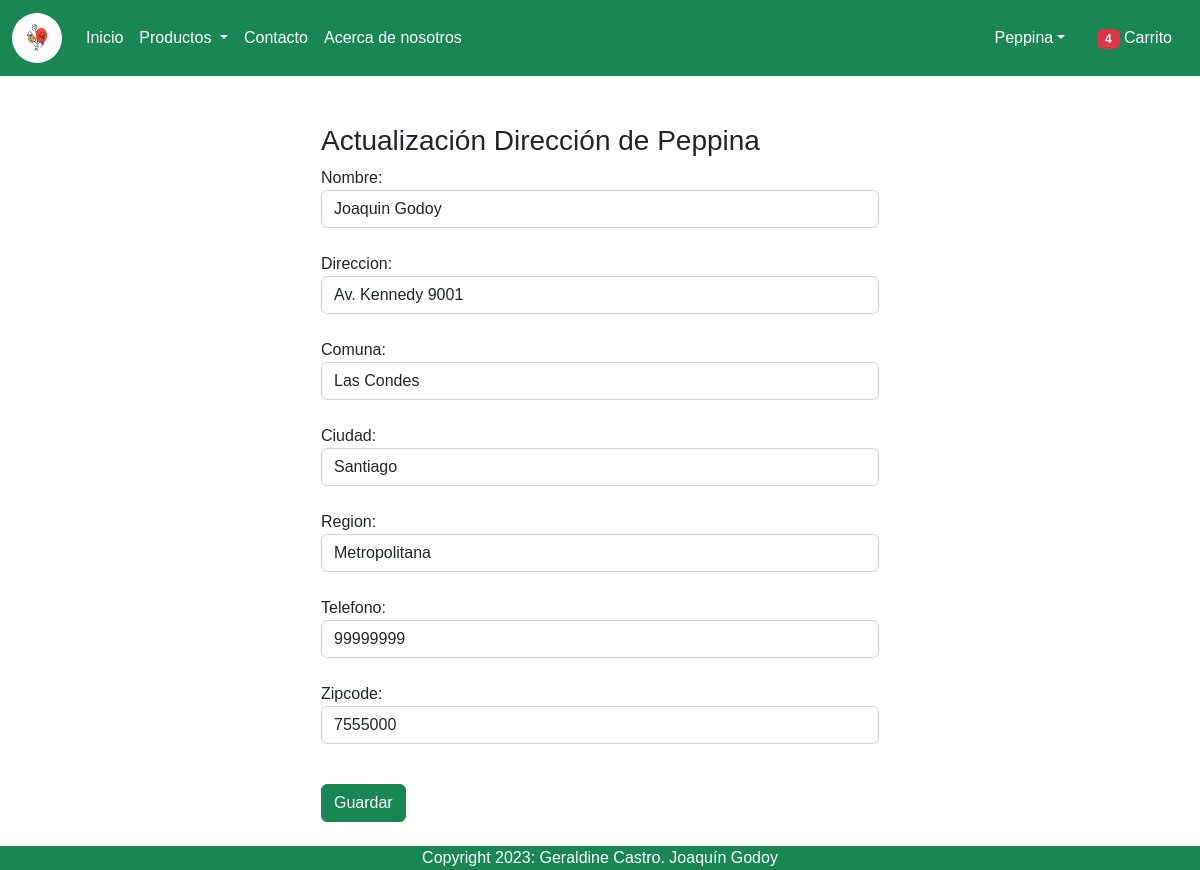
/actualiza_dir/2 (signed in), run on the app's committed database.
### paginaV3_app/models.py (models this page shows, shortened)
class Cliente(models.Model):
    id = models.AutoField(primary_key=True)
    user = models.ForeignKey(User, on_delete=models.CASCADE)
    nombre = models.CharField(max_length=200)
    direccion = models.CharField(max_length=200)
    comuna = models.CharField(max_length=50)
    ciudad = models.CharField(max_length=50)
    region = models.CharField(max_length=50)
    telefono = models.IntegerField()
    zipcode = models.IntegerField()

### paginaV3_app/views.py (the view)
# urls.py: path('actualiza_dir/<int:pk>', views.actualiza_dir, name='actualiza_dir'),
def actualiza_dir(request, pk):
    if request.user.is_authenticated:
        items_carrito = Carrito.objects.filter(user=request.user)
        cantidad_items = sum([item.cantidad for item in items_carrito])
    cliente = Cliente.objects.get(id=pk)
    if request.method == "POST":
        form = PerfilUsuario(request.POST, instance=cliente)
        if form.is_valid():
            form.save()
            return redirect('direcciones')
    else:
        form = PerfilUsuario(instance=cliente, initial={
            'nombre': cliente.nombre,
            'direccion': cliente.direccion,
            'comuna': cliente.comuna,
            'ciudad': cliente.ciudad,
            'region': cliente.region,
            'telefono': cliente.telefono,
            'zipcode': cliente.zipcode,
        })
    context = {'form': form, 'cantidad_items': cantidad_items}
    return render(request, 'paginaV3_app/actualiza_dir.html', context)

### paginaV3_app/forms.py
class PerfilUsuario(forms.ModelForm):
    class Meta:
        model = Cliente
        exclude = ['id', 'user']
        widgets = {
            'nombre': forms.TextInput(attrs={'class': 'form-control'}),
            'direccion': forms.TextInput(attrs={'class': 'form-control'}),
            'comuna': forms.TextInput(attrs={'class': 'form-control'}),
            'ciudad': forms.TextInput(attrs={'class': 'form-control'}),
            'region': forms.TextInput(attrs={'class': 'form-control'}),
            'telefono': forms.NumberInput(attrs={'class': 'form-control'}),
            'zipcode': forms.NumberInput(attrs={'class': 'form-control'})
        }

### paginaV3_app/templates/paginaV3_app/actualiza_dir.html (shortened to what this page needs)
{% extends 'paginaV3_app/base.html' %}
{% load static %}
{% block main-content %}
    <div class="container my-5">
        <div class="col-sm-6 offset-3">
            <h3>Actualización Dirección de {{ request.user }}</h3>
            <form action="" method="post" novalidate>
                {% for fm in form %}
                    {{ fm.label_tag }} {{ fm }} <small class="text-danger" >{{ fm.errors|striptags }}</small>
                    <br>
                {% endfor %}
                <div class="col-12 mt-3">
                    <input type="submit" class="btn btn-success" value="Guardar">
                </div>
            </form>
        </div>
    </div>
{% endblock main-content %}

### paginaV3_app/templates/paginaV3_app/base.html (shortened to what this page needs)
<!DOCTYPE html>
{% load static %}
<html lang="en">
<head>
    <link href="https://cdn.jsdelivr.net/npm/bootstrap@5.2.3/dist/css/bootstrap.min.css" rel="stylesheet">
    <link rel="stylesheet" href="{% static 'paginaV3_app/css/owl.carousel.min.css' %}">
    <link rel="stylesheet" href="{% static 'paginaV3_app/css/all.min.css' %}">
    <link rel="stylesheet" href="{% static 'paginaV3_app/css/myStyle.css' %}">
</head>
<body>
    <nav id="nav-top" class="navbar navbar-expand-lg navbar-dark bg-success">
        <div class="container-fluid">
          <a class="navbar-brand" href="#"><img src="{% static 'paginaV3_app/imagenes/iconos/icono-pagina.png' %}" alt="" width="50" height="50" style="border-radius: 100%;"></a>
          <div class="collapse navbar-collapse" id="navbarSupportedContent">
            <ul class="navbar-nav me-auto mb-2 mb-lg-0">
              <li class="nav-item">
                <a class="nav-link active" aria-current="page" href="/">Inicio</a>
              </li>
              <li class="nav-item dropdown">
                <a class="nav-link dropdown-toggle text-white" href="#" role="button" data-bs-toggle="dropdown" aria-expanded="false">
                  Productos
                </a>
              </li>
              <li class="nav-item">
                <a class="nav-link text-white" href="{% url 'contacto' %}">Contacto</a>
              </li>
              <li class="nav-item">
                <a class="nav-link text-white" href="{% url 'acerca' %}">Acerca de nosotros</a>
              </li>
            </ul>
          </div>
          <ul class="navbar-nav me-auto mb-2 mb-lg-0">
            <li class="nav-item dropdown mx-2">
              {% if user.is_authenticated %}
                <a class="nav-link dropdown-toggle text-white" href="#"
                  id="profileDropdown" role="button" data-bs-toggle="dropdown"
                  aria-expanded="false">{{ user.username }}</a>
                  <li class="nav-item mx-2">
                    <a class="nav-link text-white" href="{% url 'mostrar_carrito' %}"> <span class="badge bg-danger" id="icono-carrito">{{ cantidad_items }}</span> Carrito </a>
                  </li>
                {% endif %}
                </li>
          </ul>
        </div>
      </nav>
      {% block main-content %}{% endblock main-content %}
      <footer class="container-fluid fixed-bottom bg-success text-center text-white p2 mt-5">
        Copyright 2023: Geraldine Castro. Joaquín Godoy
      </footer>
</body>
</html>

### paginaV3_app/static/paginaV3_app/css/myStyle.css (style rules this page uses)
body { font-family: sans-serif; }
a { text-decoration: none; }

### data on the page
Cliente: form "Joaquin Godoy" "Av. Kennedy 9001" "Las Condes" "Santiago" "Metropolitana" "99999999" "7555000"

### other printed values
{{ user.username }} "Peppina"
{{ cantidad_items }} "4"
{{ request.user }} "Peppina"
{{ fm.label_tag }} "Nombre:" "Direccion:" "Comuna:" "Ciudad:" "Region:" "Telefono:" "Zipcode:"
